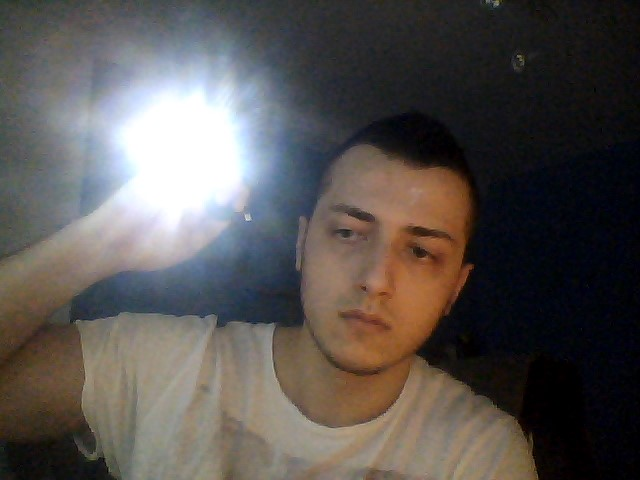
#> input picture roiTest.JPG, 640 x 480 px
$ python -i softFunctions.py   (imports and definitions only)   (older library calls are emulated)
#> lines starting #> are read from the running program, lines starting #| are printed output that depends on the picture
# -*- coding: utf-8 -*-
"""
Created on Fri Dec 11 15:23:17 2015

Funkcije koriscenje za kolokvijum iz predmeta Soft Kompjuting 2015/16 (Uz neke izmene)

@author: aloha
"""

 #%% IMPORT ALL LIBRARIES

#import potrebnih biblioteka za K-means algoritam
# %matplotlib inline
import numpy as np
import matplotlib.pyplot as plt
from scipy.spatial import distance

#Sklearn biblioteka sa implementiranim K-means algoritmom
from sklearn import datasets
from sklearn.cluster import KMeans
# iris = datasets.load_iris() #Iris dataset koji će se koristiti kao primer https://en.wikipedia.org/wiki/Iris_flower_data_set

#import potrebnih biblioteka
import cv2
import collections

# keras
from keras.models import Sequential
from keras.layers.core import Dense,Activation
from keras.optimizers import SGD

import matplotlib.pylab as pylab
pylab.rcParams['figure.figsize'] = 16, 12 # za prikaz većih slika i plotova, zakomentarisati ako nije potrebno


#%% FUNCTIONS

#Funkcionalnost implementirana u V1
def load_image(path):
    return cv2.cvtColor(cv2.imread(path), cv2.COLOR_BGR2RGB)
def image_gray(image):
    return cv2.cvtColor(image, cv2.COLOR_RGB2GRAY)
# [4 lines left out: function image_bin, not called in this run]
def image_bin_v02(image_gs):
    ret,image_bin = cv2.threshold(image_gs, 200, 255, cv2.THRESH_BINARY)

def image_bin_adaptive(image_gs):
    image_bin = cv2.adaptiveThreshold(image_gs, 255, cv2.ADAPTIVE_THRESH_MEAN_C, cv2.THRESH_BINARY, 35, 10)
    return image_bin
def invert(image):
    return 255-image
def remove_noise(binary_image):
    ret_val = erode(dilate(binary_image))
    ret_val = invert(ret_val)
    return ret_val
# [5 lines left out: function display_image, not called in this run]
def dilate(image):
    kernel = np.ones((3,3)) # strukturni element 3x3 blok
    return cv2.dilate(image, kernel, iterations=1)
def erode(image):
    kernel = np.ones((3,3)) # strukturni element 3x3 blok
    return cv2.erode(image, kernel, iterations=1)

#Funkcionalnost implementirana u V2
def resize_region(region):
    resized = cv2.resize(region,(28,28), interpolation = cv2.INTER_NEAREST)
    return resized
def scale_to_range(image):
    return image / 255
def matrix_to_vector(image):
    return image.flatten()
# [5 lines left out: function prepare_for_ann, not called in this run]
def convert_output(outputs):
    return np.eye(len(outputs))
def winner(output):
    return max(enumerate(output), key=lambda x: x[1])[0]


# [430 lines left out: functions select_roi, create_ann, train_ann, display_result, rotate_regions, merge_regions_my and 4 more, not called in this run]


# E _ N _ D

>>> import cv2
>>> picture = cv2.imread('roiTest.JPG', cv2.IMREAD_GRAYSCALE)
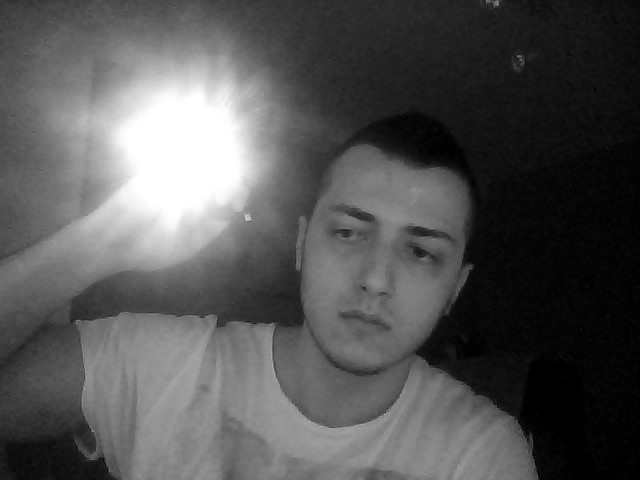
#> picture: shape (480, 640); min 0, max 255, mean 84.4
>>> result = remove_noise(picture)
#> in erode, `kernel = np.ones((3,3))`: kernel = [[1, 1, 1], [1, 1, 1], [1, 1, 1]]
#> in invert, `return 255-image`:
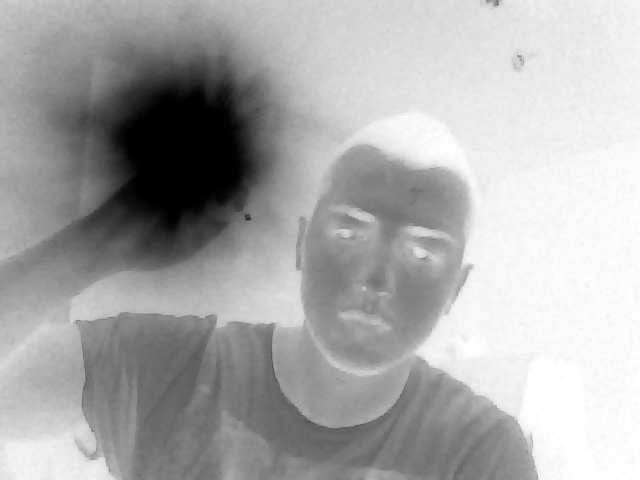
#> returned value: shape (480, 640); min 0, max 255, mean 170.1
